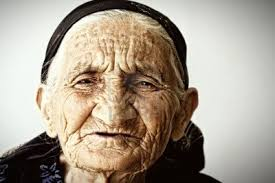
#> input picture Wrinkles-Detection-master/Wrinkles-Detection-master/Wrinkle_Face.jpg, 275 x 183 px
$ python -i gui_wrinkle2.py   (imports and definitions only)
#> lines starting #> are read from the running program, lines starting #| are printed output that depends on the picture; after the words box and inside, x2 and y2 are one past the last pixel; in counts of white or black regions, pixels touching at a corner belong together
import tkinter as tk
from tkinter import filedialog
from PIL import Image, ImageTk
import cv2
import numpy as np

def detect_wrinkles():
    # Open a file dialog to select an image
    file_path = filedialog.askopenfilename()
#> the answer given: Wrinkle_Face.jpg

    if file_path:
        # Load the selected image
        img = cv2.imread(file_path)
#> img is the input picture: shape (183, 275, 3); mean B, G, R 142.1, 156.6, 167.7

        if img is not None:
            gray_img = cv2.cvtColor(img, cv2.COLOR_BGR2GRAY)
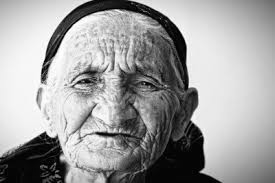
#> gray_img: shape (183, 275); min 0, max 255, mean 158.3
            faces = face_cascade.detectMultiScale(gray_img, scaleFactor=1.05, minNeighbors=10)
#> faces = [[42, 28, 141, 141]]

            # Initialize the number_of_edges variable
            number_of_edges = 0

            for x, y, w, h in faces:
                # Draw a rectangle around the detected face for visualization
                cv2.rectangle(img, (x, y), (x+w, y+h), (0, 255, 0), 2)
                cropped_img = img[y:y+h, x:x+w]
                edges = cv2.Canny(cropped_img, 130, 1000)  # Adjust Canny thresholds
                number_of_edges = np.count_nonzero(edges)  # Update the variable
#> this loop made 1 pass
#> (x, y, w, h, number_of_edges) on pass 1: (42, 28, 141, 141, 1747)
#> pass 1, in detect_wrinkles, `cropped_img = img[y:y+h, x:x+w]`:
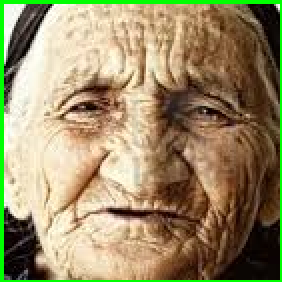
#> cropped_img: shape (141, 141, 3) (shown 2 times larger); mean B, G, R 102.9, 139.8, 153.5
#> pass 1, in detect_wrinkles, `edges = cv2.Canny(cropped_img, 130, 1000)`:
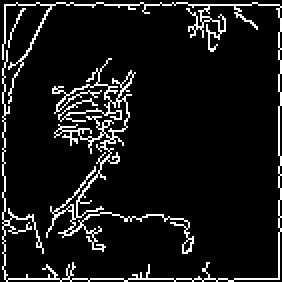
#> edges: shape (141, 141) (shown 2 times larger); 8.8% white in thin lines or dots
#> after the loop:
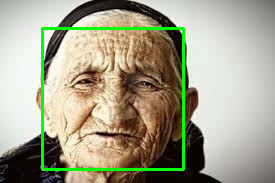
#> img: shape (183, 275, 3); 3.35% of pixels changed, all inside (x1, y1, x2, y2) = (41, 27, 185, 171)

            if number_of_edges > 1000:  # Adjust the threshold as needed
#> (the run stopped early here; a loop or call above may not have finished)

$ run again, with Wrinkles-Detection-master/Wrinkles-Detection-master/face2.jpg copied over Wrinkles-Detection-master/Wrinkles-Detection-master/Wrinkle_Face.jpg
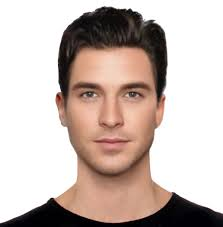
#> input picture Wrinkles-Detection-master/Wrinkles-Detection-master/face2.jpg, 223 x 227 px
#> in detect_wrinkles, img is the input picture: shape (227, 223, 3); mean B, G, R 179, 185.6, 200.6
#> faces = [[53, 49, 118, 118]]
#> the loop in detect_wrinkles, `for x, y, w, h in faces:` made 1 pass
#> (x, y, w, h, number_of_edges) on pass 1: (53, 49, 118, 118, 711)
#> pass 1, in detect_wrinkles, `edges = cv2.Canny(cropped_img, 130, 1000)`:
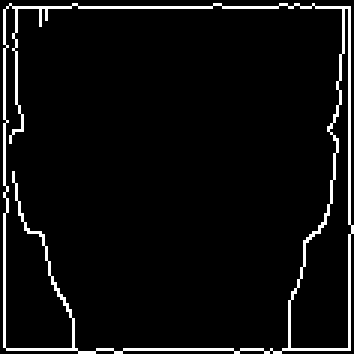
#> edges: shape (118, 118) (shown 3 times larger); 5.1% white in thin lines or dots
#> after the loop in detect_wrinkles, `for x, y, w, h in faces:`:
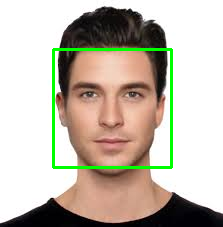
#> img: shape (227, 223, 3); 2.79% of pixels changed, all inside (x1, y1, x2, y2) = (52, 48, 173, 169)

$ run again, with Wrinkles-Detection-master/Wrinkles-Detection-master/face3.jpg copied over Wrinkles-Detection-master/Wrinkles-Detection-master/Wrinkle_Face.jpg
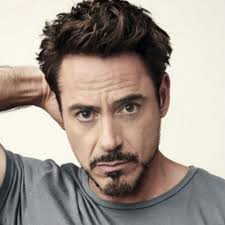
#> input picture Wrinkles-Detection-master/Wrinkles-Detection-master/face3.jpg, 225 x 225 px
#> in detect_wrinkles, img is the input picture: shape (225, 225, 3); mean B, G, R 141.3, 149.8, 161.5
#> faces = [[42, 60, 136, 136]]
#> the loop in detect_wrinkles, `for x, y, w, h in faces:` made 1 pass
#> (x, y, w, h, number_of_edges) on pass 1: (42, 60, 136, 136, 1153)
#> pass 1, in detect_wrinkles, `edges = cv2.Canny(cropped_img, 130, 1000)`:
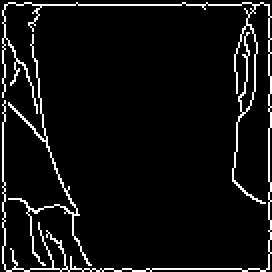
#> edges: shape (136, 136) (shown 2 times larger); 6.2% white in thin lines or dots
#> after the loop in detect_wrinkles, `for x, y, w, h in faces:`:
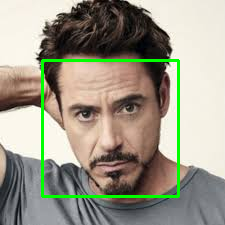
#> img: shape (225, 225, 3); 3.22% of pixels changed, all inside (x1, y1, x2, y2) = (41, 59, 180, 198)
